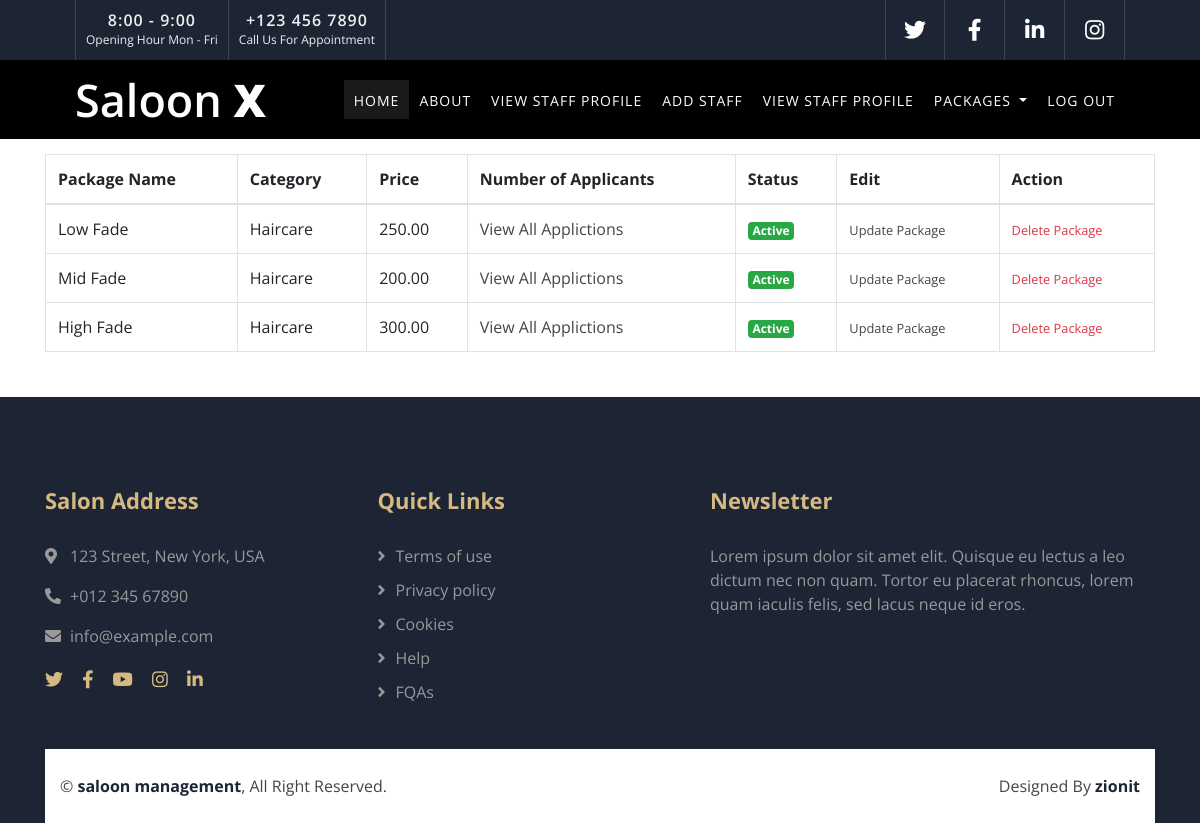
Page /packages/manage_package/ (signed in) on the committed database.
### packages/models.py (models this page shows, shortened)
class Package(models.Model):
    category_type_choices = [
        ('Haircare', 'Haircare'),
        ('Skincare', 'Skincare'),
        ('Spa', 'Spa')
    ]
    name = models.CharField(max_length=255)
    description = models.TextField()
    price = models.DecimalField(max_digits=10, decimal_places=2)
    duration = models.IntegerField(blank=True, null=True)
    image = models.ImageField(upload_to='package_images/', blank=True, null=True)
    discount_percentage = models.DecimalField(max_digits=5, decimal_places=2, blank=True, null=True)
    category = models.CharField(max_length=20, choices=category_type_choices, null=True, blank=True)
    is_available = models.BooleanField(default=True)
    shop_owner = models.ForeignKey(settings.AUTH_USER_MODEL, on_delete=models.CASCADE, related_name='packages')

### packages/views.py (the view)
# urls.py: path('manage_package/',views.manage_package,name='manage_package'),
def manage_package(request):
    packages = Package.objects.filter(shop_owner=request.user)
    context = {"packages": packages}
    return render(request, 'packages/manage_packages.html', context)

### templates/packages/manage_packages.html
{%extends "website/viewpage.html" %}
{% load humanize %}
{% load custom_filters %}
{% block content %}
<section class="site-section">
    <div class="container">
      <div class="row mb-5 justify-content-center">
        <div class="col-md-7 text-center">
          <h2 class="section-title mb-2">Package Listed</h2>
        </div>
      </div>
      <table class="table table-bordered">
        <thead>
          <tr>
            <th scope="col">Package Name</th>
            <th scope="col">Category</th>
            <th scope="col">Price</th>
            <th scope="col">Number of Applicants</th>
            <th scope="col">Status</th>
            <th scope="col">Edit</th>
            <th scope="col">Action</th>
          </tr>
        </thead>
        <tbody>
          {% for package in packages %}
            <tr>
              <td>{{ package.name }}</td>
              <td>{{ package.category }}</td>
              <td>{{ package.price }}</td>
              <td>{{package.applypackage_set.all.count}} <a href="{% url 'all_applicants' package.pk %}"> View All Applictions</a></td>
              {% if package.is_available %}
                <td><span class="badge-success badge bg-success">Active</span></td>
              {% else %}
                <td><span class="badge-danger badge bg-danger">Not Active</span></td>
              {% endif %}
              <td>
                <a href="{% url 'update_package' package.pk %}"><small>Update Package</small></a>
              </td>
              <td>
                <a href="{% url 'delete_package' package.pk %}" class="text-danger" onclick="return confirm('Are you sure you want to delete this stay?')">
                  <small>Delete Package</small>
                </a>
              </td>
            </tr>
          {% endfor %}
        </tbody>
      </table>
    </div>
  </section>
  {% endblock %}

### static/css/style.css (style rules this page uses)
body { color: #797979; background: #ffffff; font-family: 'Open Sans', sans-serif; }
h1, h2, h3, h4, h5, h6 { color: #1d2434; }
a { color: #454545; transition: .3s; }

### rows in the picture
Package: name "Low Fade", category "Haircare", price "250.00", is_available "Active"
Package: name "Mid Fade", category "Haircare", price "200.00", is_available "Active"
Package: name "High Fade", category "Haircare", price "300.00", is_available "Active"
